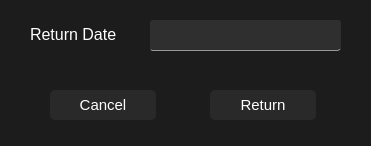
<?xml version="1.0" encoding="UTF-8"?>
<ui version="4.0">
 <class>ReturnBook</class>
 <widget class="QMainWindow" name="ReturnBook">
  <property name="geometry">
   <rect>
    <x>0</x>
    <y>0</y>
    <width>371</width>
    <height>146</height>
   </rect>
  </property>
  <property name="windowTitle">
   <string>Return Book</string>
  </property>
  <property name="styleSheet">
   <string notr="true">QWidget{
	background-color: #1C1C1C;
}

QLineEdit{
	background-color: #2F2F2F;
	border-radius: 3px;
	color: white;
	border-bottom: 1px;
	border-style: solid;
	border-color: #979797;
}

QLineEdit:focus{
	border-color: #60CDFF;
}

QPushButton
{
    color: white;
    font-size: 15px;
    background-color: #292929;
    border-radius: 5px;
    font-family: &quot;Noto Sans&quot;
}

QPushButton::hover{ 
    background-color: #2F2F2F;
}

QPushButton:pressed{
    border-width: 1px;
    border-style: solid;
	border-color: white;
}

QLabel
{
    color: white;
	font-size: 16px;
    font-family: &quot;Noto Sans&quot;;l
    border-radius: 5px;
}</string>
  </property>
  <widget class="QWidget" name="centralwidget">
   <widget class="QLabel" name="label">
    <property name="geometry">
     <rect>
      <x>30</x>
      <y>20</y>
      <width>110</width>
      <height>28</height>
     </rect>
    </property>
    <property name="text">
     <string>Return Date</string>
    </property>
   </widget>
   <widget class="QLineEdit" name="txtReturnDate">
    <property name="geometry">
     <rect>
      <x>150</x>
      <y>20</y>
      <width>191</width>
      <height>31</height>
     </rect>
    </property>
   </widget>
   <widget class="QPushButton" name="returnButton">
    <property name="geometry">
     <rect>
      <x>210</x>
      <y>90</y>
      <width>106</width>
      <height>30</height>
     </rect>
    </property>
    <property name="text">
     <string>Return</string>
    </property>
   </widget>
   <widget class="QPushButton" name="cancelButton">
    <property name="geometry">
     <rect>
      <x>50</x>
      <y>90</y>
      <width>106</width>
      <height>30</height>
     </rect>
    </property>
    <property name="text">
     <string>Cancel</string>
    </property>
   </widget>
  </widget>
 </widget>
 <resources/>
 <connections/>
</ui>
